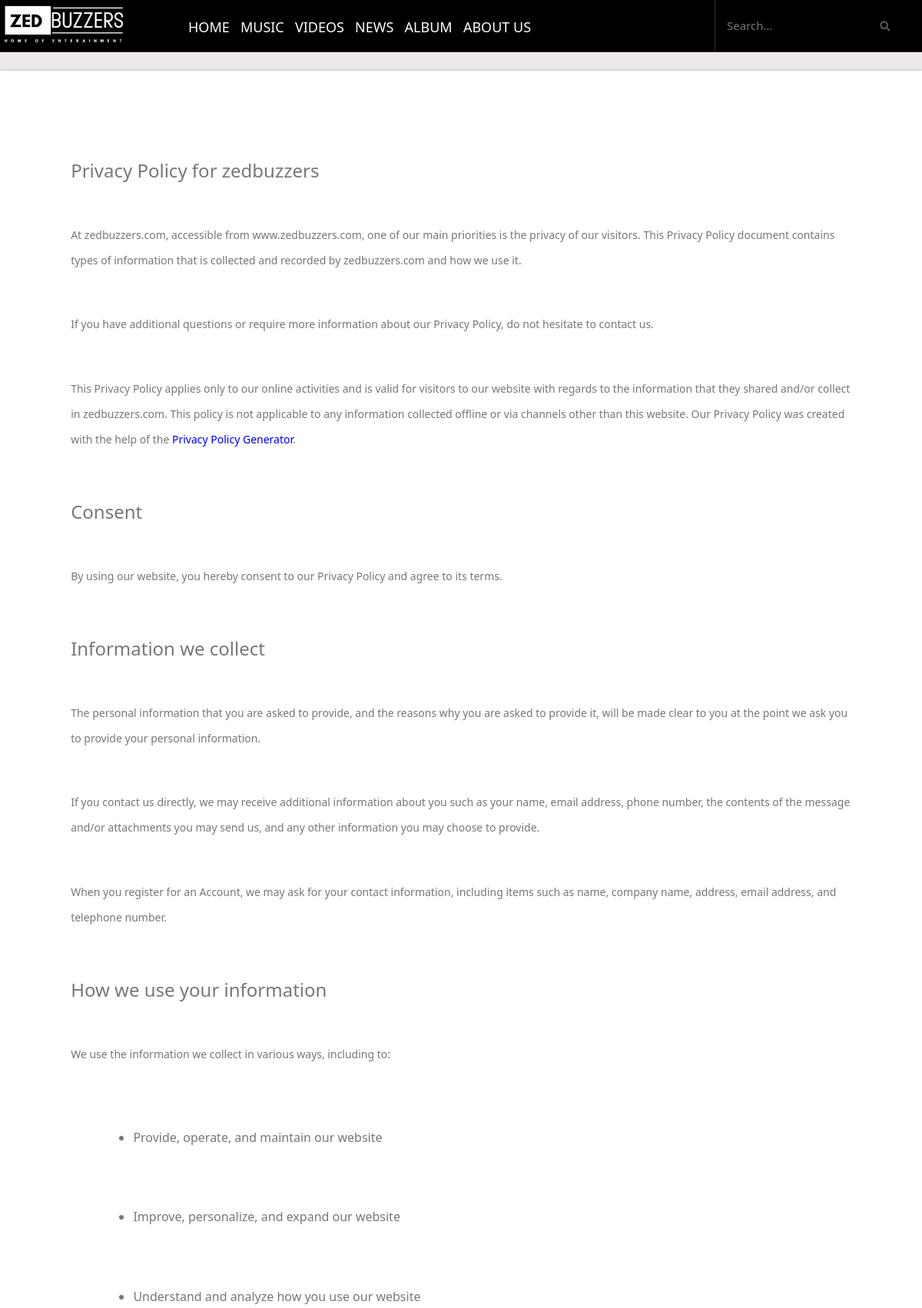
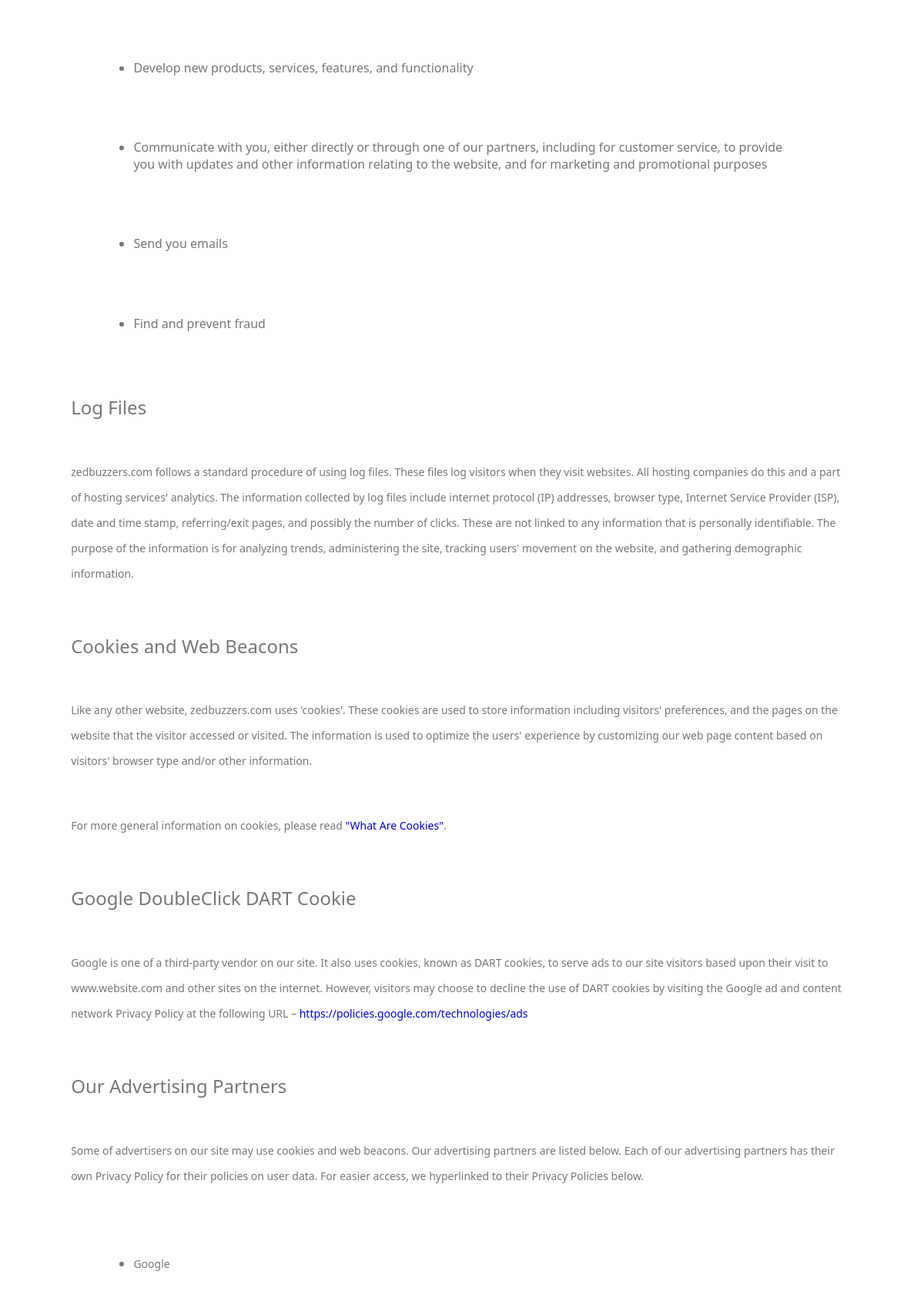
/privacy_policy/ (upper part), run on the app's committed database (2 pictures, top to bottom).
### newwebsite/models.py (models this page shows)
class Category(models.Model):
  title = models.CharField(max_length=100)
  slug = models.SlugField(null=True, unique=True)
  def __str__(self):
    return self.title

### newwebsite/views.py (the view)
# urls.py: path('privacy_policy/', privacy_policy_list_view, name='privacy_policy'),
def privacy_policy_list_view(request):
  if request.method == 'GET':
    category_links = Category.objects.all()
    context = {
      'category_links': category_links,
    }
  return render(request, 'privacy_policy.html', context)

### newwebsite/templates/privacy_policy.html (shortened to what this page needs)
{% extends 'base.html' %} {% load static %} {% block title %} Privacy Policy - Zedbuzzers {% endblock %} {% block content %}
<div class="main">
    <div class="other_pages">
        <div class="other_pages_content_pp">
            <div class="m_c">
                <strong> <h2>Privacy Policy for zedbuzzers </h2> </strong>
                <p>At zedbuzzers.com, accessible from www.zedbuzzers.com, one of our main priorities is the privacy of our visitors. This Privacy Policy document contains types of information that is collected and recorded by zedbuzzers.com and how we use
                    it.
                </p>
                <p>If you have additional questions or require more information about our Privacy Policy, do not hesitate to contact us.</p>
                <p>This Privacy Policy applies only to our online activities and is valid for visitors to our website with regards to the information that they shared and/or collect in zedbuzzers.com. This policy is not applicable to any information collected
                    offline or via channels other than this website. Our Privacy Policy was created with the help of the <a href="https://www.privacypolicygenerator.info/">Privacy Policy Generator</a>.</p>
                <h2>Consent</h2>
                <p>By using our website, you hereby consent to our Privacy Policy and agree to its terms.</p>
                <h2>Information we collect</h2>
                <p>The personal information that you are asked to provide, and the reasons why you are asked to provide it, will be made clear to you at the point we ask you to provide your personal information.</p>
                <p>If you contact us directly, we may receive additional information about you such as your name, email address, phone number, the contents of the message and/or attachments you may send us, and any other information you may choose to provide.</p>
                <p>When you register for an Account, we may ask for your contact information, including items such as name, company name, address, email address, and telephone number.</p>
                <h2>How we use your information</h2>
                <p>We use the information we collect in various ways, including to:</p>
                <ul>
                    <li>Provide, operate, and maintain our website</li>
                    <li>Improve, personalize, and expand our website</li>
                    <li>Understand and analyze how you use our website</li>
                    <li>Develop new products, services, features, and functionality</li>
                    <li>Communicate with you, either directly or through one of our partners, including for customer service, to provide you with updates and other information relating to the website, and for marketing and promotional purposes</li>
                    <li>Send you emails</li>
                    <li>Find and prevent fraud</li>
                </ul>
                <h2>Log Files</h2>
                <p>zedbuzzers.com follows a standard procedure of using log files. These files log visitors when they visit websites. All hosting companies do this and a part of hosting services' analytics. The information collected by log files include
                    internet protocol (IP) addresses, browser type, Internet Service Provider (ISP), date and time stamp, referring/exit pages, and possibly the number of clicks. These are not linked to any information that is personally identifiable.
                    The purpose of the information is for analyzing trends, administering the site, tracking users' movement on the website, and gathering demographic information.</p>
                <h2>Cookies and Web Beacons</h2>
                <p>Like any other website, zedbuzzers.com uses 'cookies'. These cookies are used to store information including visitors' preferences, and the pages on the website that the visitor accessed or visited. The information is used to optimize
                    the users' experience by customizing our web page content based on visitors' browser type and/or other information.</p>
                <p>For more general information on cookies, please read <a href="https://www.privacypolicyonline.com/what-are-cookies/">"What Are Cookies"</a>.</p>
                <h2>Google DoubleClick DART Cookie</h2>
                <p>Google is one of a third-party vendor on our site. It also uses cookies, known as DART cookies, to serve ads to our site visitors based upon their visit to www.website.com and other sites on the internet. However, visitors may choose to
                    decline the use of DART cookies by visiting the Google ad and content network Privacy Policy at the following URL – <a href="https://policies.google.com/technologies/ads">https://policies.google.com/technologies/ads</a></p>
                <h2>Our Advertising Partners</h2>
                <p>Some of advertisers on our site may use cookies and web beacons. Our advertising partners are listed below. Each of our advertising partners has their own Privacy Policy for their policies on user data. For easier access, we hyperlinked
                    to their Privacy Policies below.</p>
                <ul>
                    <li>
                        <p>Google</p>
                    </li>
                </ul>
            </div>
        </div>
    </div>
</div>
{% endblock %}

### newwebsite/templates/base.html (shortened to what this page needs)
<!DOCTYPE html> {% load static %}
<html lang="en">
<head>
    <link rel="stylesheet" href="{% static 'css/main.css'%}">
    <link rel="stylesheet" href="https://pro.fontawesome.com/releases/v5.10.0/css/all.css" />
</head>
<body>
    <div class="app">
        <div class="container">
            <div class="navbar">
                <div class="logs">
                    {% include 'logo.html' %}
                </div>
                <div class="links ">
                    <nav>
                        <ul>
                            <li><a href="{% url 'home' %} ">Home</a></li>
                            {% for item in category_links %}
                            <li><a href="{% url 'category' item|slugify %} ">{{ item }}</a></li>
                            {% endfor %}
                            <li><a id="about" href="{% url 'about' %}">About us</a></li>
                        </ul>
                    </nav>
                </div>
                <form action="{% url 'search' %}" method="GET">
                    <div class="search_container ">
                        <input class="search_box " type="text " name='search' placeholder="Search... " required>
                        <button style="background: none; border:none;" type="submit"><i type="submit" id="search_btn" class="fas fa-search "></i></button>
                    </div>
                </form>
            </div>
        </div>
        {% block content %} replace {% endblock %}
    </div>
</body>
</html>

### newwebsite/static/css/main.css (style rules this page uses)
* { margin: 0; padding: 0; text-decoration: none; list-style: none; font-family: sans, -apple-system, BlinkMacSystemFont, 'Segoe UI', Roboto, Oxygen, Ubuntu, Cantarell, 'Open Sans', 'Helvetica Neue', sans-serif; font-weight: 350; }
body { background: rgb(238, 233, 233); }
.navbar { display: grid; grid-template-columns: 20% 50% 30%; background: #000; border-bottom: 0.1px solid #333; }
.links { padding: 3.5% 0; }
.links nav ul li { display: inline; }
.links nav ul li a { color: #fff; text-transform: uppercase; font-weight: 400; font-size: 18px; padding: 5px; position: relative; top: 2px; }
.search_box { width: 50%; border: none; padding: 8px; padding: 6.5% 0; padding-left: 15px; background: none; color: #fff; font-size: 15px; border-left: 0.5px solid #333; margin-left: 25%; outline: none; }
#search_btn { color: #555; padding: 6px 15px; border: none; cursor: pointer; }
.main { background: rgb(238, 233, 233); padding-top: 2%; }
.other_pages { background: #fff; padding: 8px 4%; margin: 0 0 12% 0; box-shadow: 1px 0px 4px #bbb; }
.m_c p { color: #777; font-size: 14px; line-height: 33px; margin-top: 5%; }
.other_pages_content_pp { padding: 4%; }
.other_pages_content_pp h2 { color: #777; font-size: 24px; margin-top: 6%; }
.other_pages_content_pp ul li { list-style-type: disc; margin: 8%; color: #777; }
.other_pages_content_pp p { color: #777; font-size: 14px; line-height: 33px; }

### data on the page
Category: title "MUSIC"
Category: title "VIDEOS"
Category: title "NEWS"
Category: title "ALBUM"
